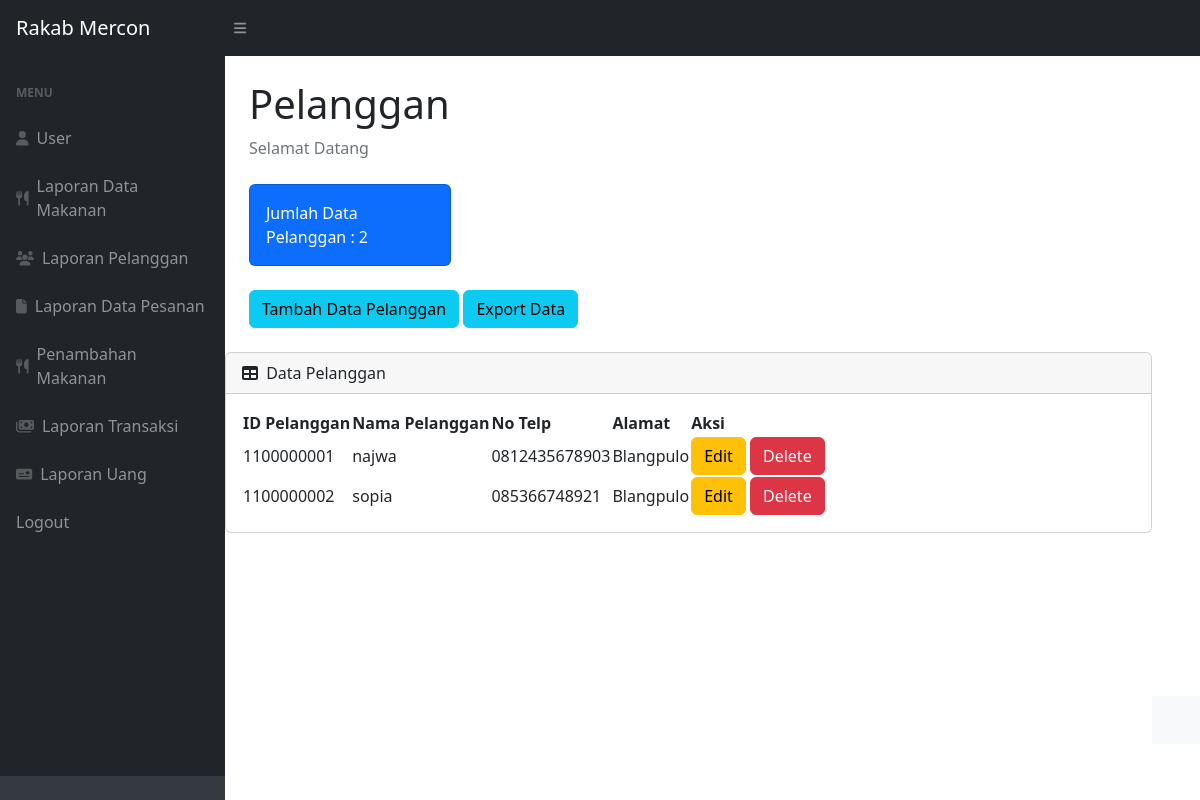
The app's page /pelanggan.php (signed in) with its own data.
### tables this page shows
CREATE TABLE `pelanggan` (
  `idpelanggan` int(11) NOT NULL,
  `namapelanggan` varchar(30) NOT NULL,
  `notelp` varchar(15) NOT NULL,
  `alamat` text NOT NULL
);

### pelanggan.php (the view, shortened to what this page needs)
<?php
require 'ceklogin.php';
$h1 = mysqli_query($c, "select * from pelanggan");
$h2 = mysqli_num_rows($h1);
?>
<!DOCTYPE html>
<html lang="en">
    <head>
        <link href="https://cdn.jsdelivr.net/npm/simple-datatables@7.1.2/dist/style.min.css" rel="stylesheet" />
        <link href="css/styles.css" rel="stylesheet" />
    </head>
    <body class="sb-nav-fixed">
        <nav class="sb-topnav navbar navbar-expand navbar-dark bg-dark">
            <a class="navbar-brand ps-3" href="index.php">Rakab Mercon</a>
            <button class="btn btn-link btn-sm order-1 order-lg-0 me-4 me-lg-0" id="sidebarToggle" href="#!"><i class="fas fa-bars"></i></button>
        </nav>
        <div id="layoutSidenav">
            <div id="layoutSidenav_nav">
                <nav class="sb-sidenav accordion sb-sidenav-dark" id="sidenavAccordion">
                    <div class="sb-sidenav-menu">
                        <div class="nav">
                            <div class="sb-sidenav-menu-heading">Menu</div>
                            <a class="nav-link" href="index.php">
                                <div class="sb-nav-link-icon"><i class="fa-solid fa-user"></i></div>
                                User
                            </a>
                            <a class="nav-link" href="datamakanan.php">
                                <div class="sb-nav-link-icon"><i class="fa-solid fa-utensils"></i></div>
                                Laporan Data Makanan
                            </a>
                            <a class="nav-link" href="pelanggan.php">
                                <div class="sb-nav-link-icon"><i class="fa-solid fa-users"></i></div>
                                Laporan Pelanggan
                            </a>
                            <a class="nav-link" href="pesanan.php">
                                <div class="sb-nav-link-icon"><i class="fa-solid fa-file"></i></div>
                                Laporan Data Pesanan
                            </a>
                            <a class="nav-link" href="masuk.php">
                                <div class="sb-nav-link-icon"><i class="fa-solid fa-utensils"></i></div>
                                Penambahan Makanan
                            </a>
                            <a class="nav-link" href="transaksi.php">
                                <div class="sb-nav-link-icon"><i class="fa-solid fa-money-bills"></i></div>
                                Laporan Transaksi
                            </a>
                            <a class="nav-link" href="uang.php">
                                <div class="sb-nav-link-icon"><i class="fa-solid fa-money-check"></i></div>
                                Laporan Uang
                            </a>
                            <a class="nav-link" href="logout.php">
                                Logout
                            </a>
                        </div>
                    </div>
                    <div class="sb-sidenav-footer">
                    </div>
                </nav>
            </div>
            <div id="layoutSidenav_content">
                <main>
                    <div class="container-fluid px-4">
                        <h1 class="mt-4">Pelanggan</h1>
                        <ol class="breadcrumb mb-4">
                            <li class="breadcrumb-item active">Selamat Datang</li>
                        </ol>
                        <div class="row">
                            <div class="col-xl-3 col-md-6">
                                <div class="card bg-primary text-white mb-4">
                                    <div class="card-body">Jumlah Data Pelanggan : <?=$h2;?></div>
                                </div>
                            </div>
                        </div>
                        <button type="button" class="btn btn-info mb-4" data-bs-toggle="modal" data-bs-target="#myModal">
                                  Tambah Data Pelanggan
                                </button>
                                <a href="exportpelanggan.php" class="btn btn-info mb-4">Export Data</a>
                          </div>
                        <div class="card mb-4">
                            <div class="card-header">
                                <i class="fas fa-table me-1"></i>
                                Data Pelanggan
                            </div>
                            <div class="card-body">
                                <table id="datatablesSimple">
                                    <thead>
                                        <tr>
                                            <th>ID Pelanggan</th>
                                            <th>Nama Pelanggan</th>
                                            <th>No Telp</th>
                                            <th>Alamat</th>
                                            <th>Aksi</th>
                                        </tr>
                                    </thead>
                                    <tbody>
                                    <?php
                                    $get = mysqli_query($c, "select * from pelanggan");
                                    $i = 1100000001;
                                    while($p=mysqli_fetch_array($get)){
                                    $idpelanggan = $p['idpelanggan'];
                                    $namapelanggan = $p['namapelanggan'];
                                    $notelp = $p['notelp'];
                                    $alamat = $p['alamat'];
                                    ?>
                                        <tr>
                                            <td><?=$i++;?></td>
                                            <td><?=$namapelanggan;?></td>
                                            <td><?=$notelp;?></td>
                                            <td><?=$alamat;?></td>
                                            <td>
                                                <button type="button" class="btn btn-warning" data-bs-toggle="modal" data-bs-target="#edit<?=$idpelanggan;?>">
                                                    Edit
                                                </button>
                                                <button type="button" class="btn btn-danger" data-bs-toggle="modal" data-bs-target="#delete<?=$idpelanggan;?>">
                                                    Delete
                                                </button>
                                            </td>
                                        </tr>
                                    <?php
                                    };
                                    ?>
                                    </tbody>
                                </table>
                            </div>
                        </div>
                    </div>
                <footer class="py-4 bg-light mt-auto">
                </footer>
            </div>
    </body>
</html>

### records on screen
pelanggan: namapelanggan "najwa", notelp "0812435678903", alamat "Blangpulo"
pelanggan: namapelanggan "sopia", notelp "085366748921", alamat "Blangpulo"

### other values on screen
$h2 "2"
